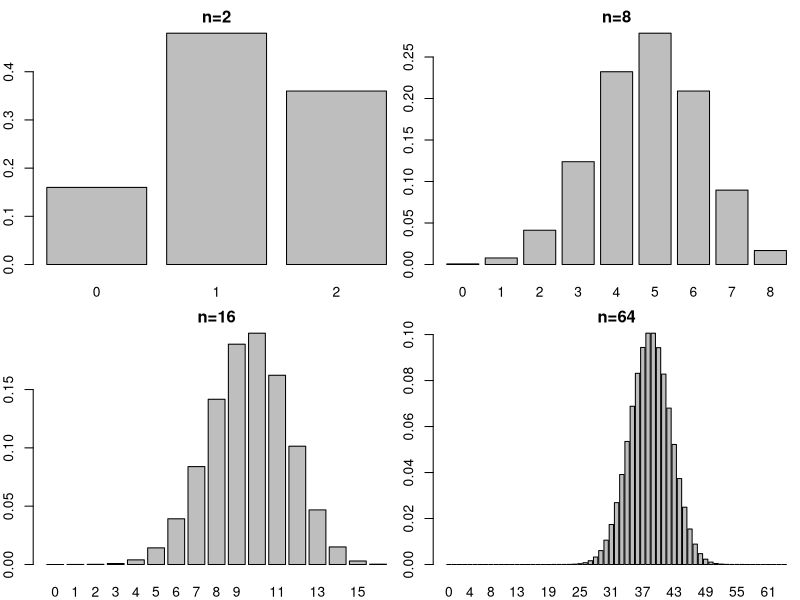
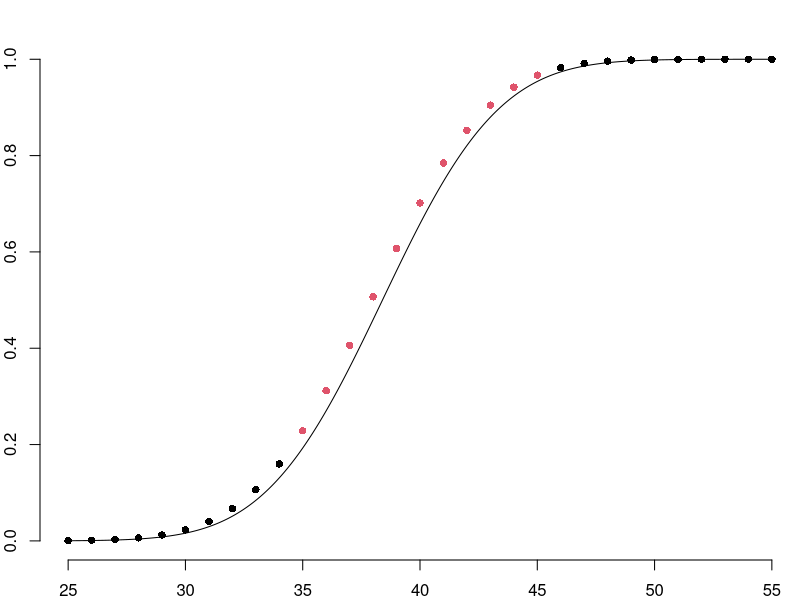
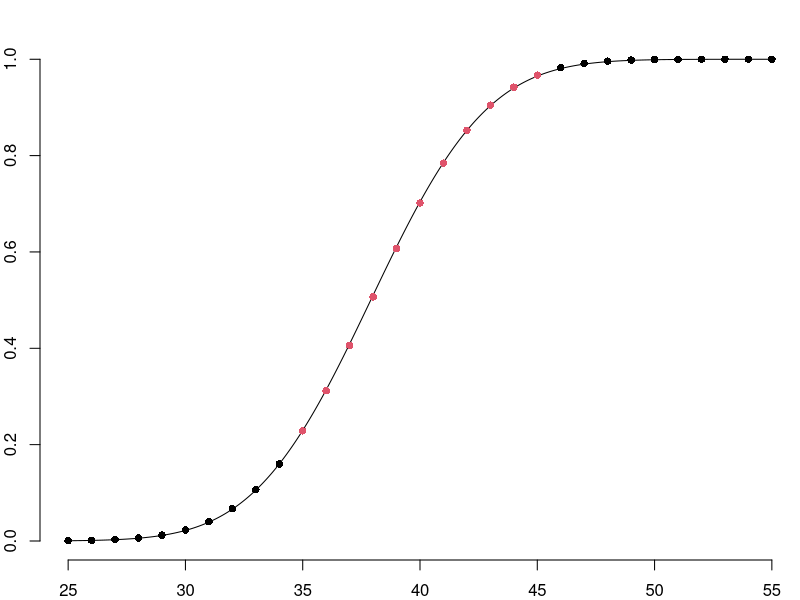

The R script that drew these images, in order:
# 표본의 크기에 따른 이항분포의 확률분포도
n <- c(2, 8, 16, 64)
p <- 0.6

# 그림 D-3
#jpeg("./output/07.binom.jpg", width=800, height=600, quality=100)
par(mfrow=c(2,2), mar=c(2,2,2,0))
for(i in 1:length(n)) {
  b.p <- dbinom(0:n[i], size=n[i], prob=p)
  barplot(b.p, names=0:n[i], main=paste("n=", n[i], sep=""))
}
#dev.off()


#그림 D-4
# 연속성 수정 안할 시 정규분포와 비교 
#jpeg("./output/08.binom2norm.jpg", width=400, height=300, quality=100)
par(mfrow=c(1,1), mar=c(2,2,2,0))
x <- seq(25, 55, by=.01)
x.b <- 25:55
plot(x, pnorm(x, 38.4, sqrt(15.36)), type="l", ylab="이항분포의 누적확률", axes=F)
axis(1)
axis(2)
points(x.b[11:21], pch=16, pbinom(x.b[11:21], 64, .6), col=2)
points(x.b[-(11:21)], pch=16, pbinom(x.b[-(11:21)], 64, .6))
#dev.off()


#그림 D-5
# 연속성 수정시 정규분포와 비교 
#jpeg("./output/09.binom2norm.jpg", width=400, height=300, quality=100)
par(mfrow=c(1,1), mar=c(2,2,2,0))
x <- seq(25, 55, by=.01)
x.b <- 25:55
plot(x, pnorm(x+0.5, 38.4, sqrt(15.36)), type="l", ylab="이항분포의 누적확률", axes=F)
axis(1)
axis(2)
points(x.b[11:21], pch=16, pbinom(x.b[11:21], 64, .6), col=2)
points(x.b[-(11:21)], pch=16, pbinom(x.b[-(11:21)], 64, .6))
#dev.off()